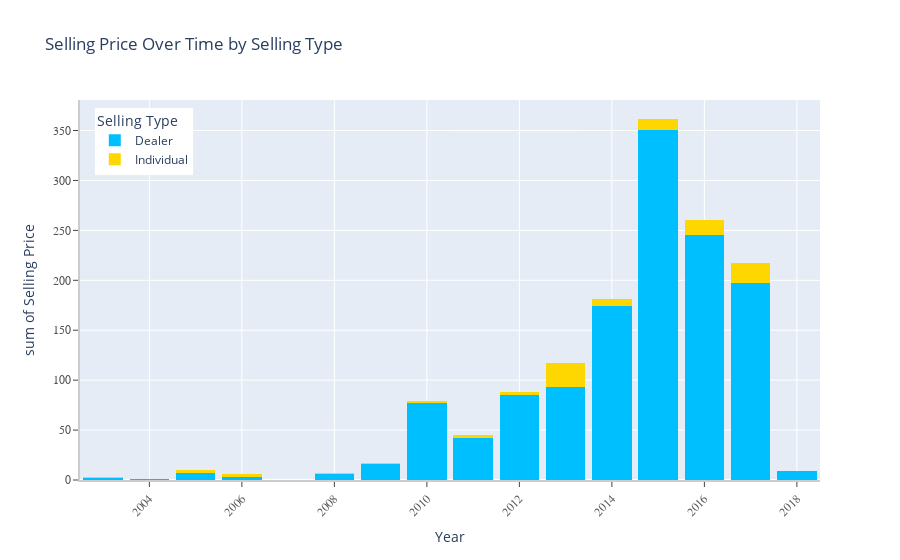

Source (notebook cell):
### Code cell
fig5 = px.histogram(cars, x='Year', y='Selling_Price', title='Selling Price Over Time by Selling Type',
                    labels={'Year': 'Year', 'Selling_Price': 'Selling Price', 'Selling_type': 'Selling Type'},
                    color='Selling_type', barmode='stack', 
                    color_discrete_sequence=['#00BFFF', '#FFD700', '#FFF44F'])

fig5.update_layout(bargap=0.05, bargroupgap=0.1, xaxis_tickangle=-45,
                   xaxis=dict(showline=True, showgrid=True, showticklabels=True, linecolor='rgb(204, 204, 204)', linewidth=2, ticks='outside', tickfont=dict(family='Arial', size=12, color='rgb(82, 82, 82)')),
                   yaxis=dict(showline=True, showgrid=True, showticklabels=True, linecolor='rgb(204, 204, 204)', linewidth=2, ticks='outside', tickfont=dict(family='Arial', size=12, color='rgb(82, 82, 82)')),
                   legend=dict(x=0.02, y=0.98),
                   barmode='stack')

fig5.show()

### Figure 1 — Plotly figure (JSON) as saved in the notebook; plotly's stock layout.template omitted (floating-point values rounded to 4 significant figures; data arrays with more than 128 entries replaced by an {"elided": "..."} marker saying what was removed)
{"data": [{"alignmentgroup": "True", "bingroup": "x", "histfunc": "sum", "hovertemplate": "Selling Type=Dealer<br>Year=%{x}<br>sum of Selling Price=%{y}<extra></extra>", "legendgroup": "Dealer", "marker": {"color": "#00BFFF", "pattern": {"shape": ""}}, "name": "Dealer", "offsetgroup": "Dealer", "orientation": "v", "showlegend": true, "type": "histogram", "x": {"elided": "195 int values"}, "xaxis": "x", "y": {"elided": "195 float values"}, "yaxis": "y"}, {"alignmentgroup": "True", "bingroup": "x", "histfunc": "sum", "hovertemplate": "Selling Type=Individual<br>Year=%{x}<br>sum of Selling Price=%{y}<extra></extra>", "legendgroup": "Individual", "marker": {"color": "#FFD700", "pattern": {"shape": ""}}, "name": "Individual", "offsetgroup": "Individual", "orientation": "v", "showlegend": true, "type": "histogram", "x": [2017, 2003, 2013, 2005, 2006, 2016, 2017, 2017, 2017, 2017, 2015, 2014, 2013, 2016, 2017, 2016, 2016, 2014, 2016, 2015, 2015, 2013, 2015, 2015, 2013, 2016, 2011, 2016, 2013, 2012, 2009, 2017, 2016, 2017, 2017, 2017, 2015, 2017, 2016, 2017, 2015, 2014, 2013, 2016, 2015, 2013, 2016, 2015, 2016, 2014, 2012, 2014, 2015, 2010, 2016, 2011, 2016, 2012, 2013, 2014, 2017, 2017, 2015, 2017, 2017, 2011, 2014, 2012, 2010, 2016, 2016, 2016, 2014, 2013, 2015, 2012, 2015, 2014, 2017, 2015, 2011, 2011, 2016, 2014, 2010, 2012, 2016, 2013, 2013, 2008, 2008, 2010, 2013, 2013, 2005, 2008, 2012, 2007, 2013, 2008, 2015, 2008, 2010, 2011, 2007, 2006], "xaxis": "x", "y": [6, 0.35, 16, 2.75, 2.5, 1.75, 1.7, 1.65, 1.45, 1.35, 1.35, 1.35, 1.25, 1.2, 1.2, 1.2, 1.15, 1.15, 1.15, 1.15, 1.11, 1.1, 1.1, 1.1, 1.05, 1.05, 1.05, 1.05, 1, 0.95, 0.9, 0.9, 0.75, 0.8, 0.78, 0.75, 0.75, 0.75, 0.72, 0.65, 0.65, 0.65, 0.65, 0.6, 0.6, 0.6, 0.6, 0.6, 0.6, 0.6, 0.6, 0.55, 0.55, 0.52, 0.51, 0.5, 0.5, 0.5, 0.5, 0.5, 0.48, 0.48, 0.48, 0.48, 0.45, 0.45, 0.45, 0.45, 0.45, 0.45, 0.45, 0.45, 0.42, 0.42, 0.4, 0.4, 0.4, 0.4, 0.4, 0.38, 0.38, 0.35, 0.35, 0.35, 0.31, 0.3, 0.3, 0.3, 0.27, 0.25, 0.25, 0.25, 0.25, 0.25, 0.2, 0.2, 0.2, 0.2, 0.2, 0.2, 0.18, 0.17, 0.16, 0.15, 0.12, 0.1], "yaxis": "y"}], "layout": {"bargap": 0.05, "bargroupgap": 0.1, "barmode": "stack", "legend": {"title": {"text": "Selling Type"}, "tracegroupgap": 0, "x": 0.02, "y": 0.98}, "title": {"text": "Selling Price Over Time by Selling Type"}, "xaxis": {"anchor": "y", "domain": [0, 1], "linecolor": "rgb(204, 204, 204)", "linewidth": 2, "showgrid": true, "showline": true, "showticklabels": true, "tickangle": -45, "tickfont": {"color": "rgb(82, 82, 82)", "family": "Arial", "size": 12}, "ticks": "outside", "title": {"text": "Year"}}, "yaxis": {"anchor": "x", "domain": [0, 1], "linecolor": "rgb(204, 204, 204)", "linewidth": 2, "showgrid": true, "showline": true, "showticklabels": true, "tickfont": {"color": "rgb(82, 82, 82)", "family": "Arial", "size": 12}, "ticks": "outside", "title": {"text": "sum of Selling Price"}}}}
